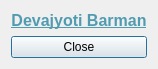
<?xml version="1.0" encoding="UTF-8"?>
<ui version="4.0">
 <class>aboutDialog</class>
 <widget class="QDialog" name="aboutDialog">
  <property name="geometry">
   <rect>
    <x>0</x>
    <y>0</y>
    <width>200</width>
    <height>90</height>
   </rect>
  </property>
  <property name="windowTitle">
   <string>Whatzap</string>
  </property>
  <property name="sizeGripEnabled">
   <bool>false</bool>
  </property>
  <layout class="QVBoxLayout" name="verticalLayout">
   <property name="sizeConstraint">
    <enum>QLayout::SetFixedSize</enum>
   </property>
   <item>
    <widget class="QLabel" name="label">
     <property name="text">
      <string>&lt;html&gt;&lt;head/&gt;&lt;body&gt;&lt;p align=&quot;center&quot;&gt;&lt;a href=&quot;mailto:devajyotibarman@gmail.com&quot;&gt;&lt;span style=&quot; font-size:12pt; font-weight:600; color:#519bb0;&quot;&gt;Devajyoti Barman&lt;/span&gt;&lt;/a&gt;&lt;/p&gt;&lt;/body&gt;&lt;/html&gt;</string>
     </property>
     <property name="alignment">
      <set>Qt::AlignCenter</set>
     </property>
     <property name="openExternalLinks">
      <bool>true</bool>
     </property>
    </widget>
   </item>
   <item>
    <widget class="QPushButton" name="pushButton">
     <property name="text">
      <string>Close</string>
     </property>
    </widget>
   </item>
  </layout>
 </widget>
 <resources/>
 <connections/>
</ui>
